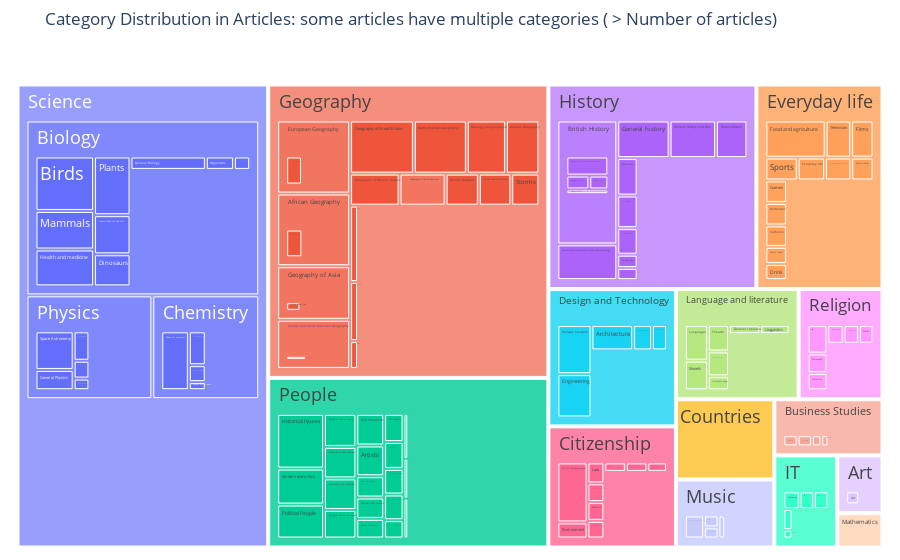

Notebook code for this chart:
### Markdown cell above
### A. Categories Distributions

### Code cell
import plotly.graph_objects as go

labels, parents, values, ids = create_treemap_data(df_categories)
fig = go.Figure(go.Treemap(
    labels=labels,
    parents=parents,
    values=values,
    ids=ids,
    textfont=dict(size=18),
))
fig.update_layout(margin=dict(t=50, l=10, r=10, b=5), title="Category Distribution in Articles: some articles have multiple categories ( > Number of articles)")
fig.show()

### Figure 1 — Plotly figure (JSON) as saved in the notebook; plotly's stock layout.template omitted (floating-point values rounded to 4 significant figures; data arrays with more than 128 entries replaced by an {"elided": "..."} marker saying what was removed)
{"data": [{"ids": {"elided": "145 str values"}, "labels": {"elided": "145 str values"}, "parents": {"elided": "145 str values"}, "textfont": {"size": 18}, "type": "treemap", "values": {"elided": "145 int values"}}], "layout": {"margin": {"b": 5, "l": 10, "r": 10, "t": 50}, "title": {"text": "Category Distribution in Articles: some articles have multiple categories ( > Number of articles)"}}}
